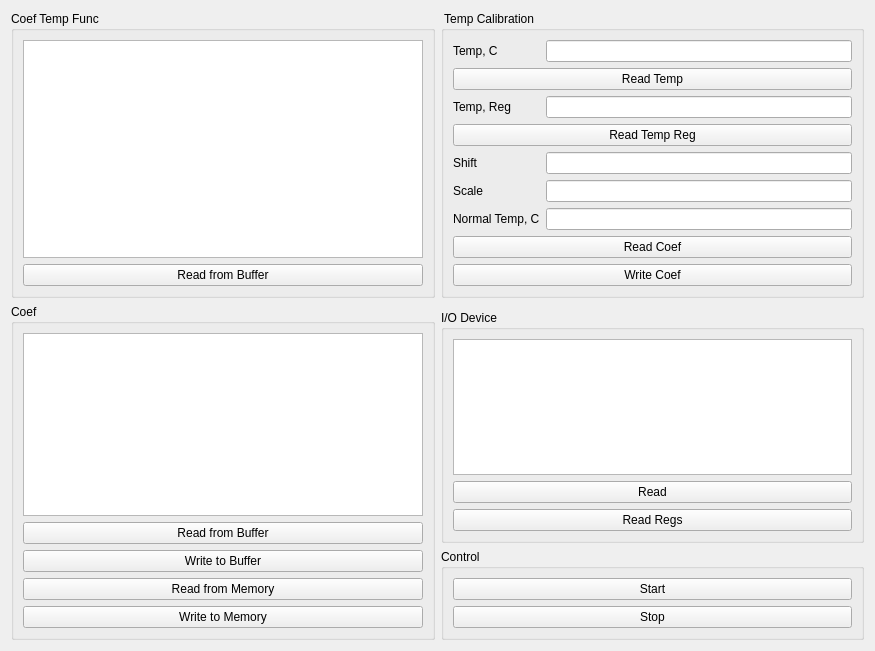
<?xml version="1.0" encoding="UTF-8"?>
<ui version="4.0">
 <class>FormAccelAto</class>
 <widget class="QWidget" name="FormAccelAto">
  <property name="geometry">
   <rect>
    <x>0</x>
    <y>0</y>
    <width>875</width>
    <height>651</height>
   </rect>
  </property>
  <property name="windowTitle">
   <string>Form</string>
  </property>
  <layout class="QGridLayout" name="gridLayout_5">
   <item row="2" column="2">
    <widget class="QGroupBox" name="groupBox_4">
     <property name="title">
      <string>I/O Device</string>
     </property>
     <layout class="QGridLayout" name="gridLayout_4">
      <item row="1" column="0">
       <widget class="QPushButton" name="pushButton_io_r">
        <property name="text">
         <string>Read</string>
        </property>
       </widget>
      </item>
      <item row="0" column="0">
       <widget class="QTableWidget" name="tableWidget_io"/>
      </item>
      <item row="2" column="0">
       <widget class="QPushButton" name="pushButton_io_regs_r">
        <property name="text">
         <string>Read Regs</string>
        </property>
       </widget>
      </item>
     </layout>
    </widget>
   </item>
   <item row="3" column="2">
    <widget class="QGroupBox" name="groupBox_5">
     <property name="title">
      <string>Control</string>
     </property>
     <layout class="QGridLayout" name="gridLayout_6">
      <item row="1" column="0">
       <widget class="QPushButton" name="pushButton_start">
        <property name="text">
         <string>Stop</string>
        </property>
       </widget>
      </item>
      <item row="0" column="0">
       <widget class="QPushButton" name="pushButton_stop">
        <property name="text">
         <string>Start</string>
        </property>
       </widget>
      </item>
     </layout>
    </widget>
   </item>
   <item row="0" column="0">
    <widget class="QGroupBox" name="groupBox_3">
     <property name="title">
      <string>Coef Temp Func</string>
     </property>
     <layout class="QGridLayout" name="gridLayout_2">
      <item row="0" column="0">
       <widget class="QTableWidget" name="tableWidget_coef_func"/>
      </item>
      <item row="1" column="0">
       <widget class="QPushButton" name="pushButton_coef_func">
        <property name="text">
         <string>Read from Buffer</string>
        </property>
       </widget>
      </item>
     </layout>
    </widget>
   </item>
   <item row="0" column="2">
    <widget class="QGroupBox" name="groupBox_2">
     <property name="title">
      <string> Temp Calibration</string>
     </property>
     <layout class="QGridLayout" name="gridLayout_3">
      <item row="0" column="0">
       <widget class="QLabel" name="label">
        <property name="text">
         <string>Temp, C</string>
        </property>
       </widget>
      </item>
      <item row="2" column="0">
       <widget class="QLabel" name="label_2">
        <property name="text">
         <string>Temp, Reg</string>
        </property>
       </widget>
      </item>
      <item row="3" column="0" colspan="2">
       <widget class="QPushButton" name="pushButton_temp_reg_r">
        <property name="text">
         <string>Read Temp Reg</string>
        </property>
       </widget>
      </item>
      <item row="5" column="0">
       <widget class="QLabel" name="label_4">
        <property name="text">
         <string>Scale</string>
        </property>
       </widget>
      </item>
      <item row="0" column="1">
       <widget class="QLineEdit" name="lineEdit_temp"/>
      </item>
      <item row="4" column="1">
       <widget class="QLineEdit" name="lineEdit_temp_calibr_shift"/>
      </item>
      <item row="6" column="0">
       <widget class="QLabel" name="label_5">
        <property name="text">
         <string>Normal Temp, C</string>
        </property>
       </widget>
      </item>
      <item row="6" column="1">
       <widget class="QLineEdit" name="lineEdit_temp_calibr_normal_temp"/>
      </item>
      <item row="7" column="0" colspan="2">
       <widget class="QPushButton" name="pushButton_temp_calibr_r">
        <property name="text">
         <string>Read Coef</string>
        </property>
       </widget>
      </item>
      <item row="8" column="0" colspan="2">
       <widget class="QPushButton" name="pushButton_temp_calibr_wr">
        <property name="text">
         <string>Write Coef</string>
        </property>
       </widget>
      </item>
      <item row="2" column="1">
       <widget class="QLineEdit" name="lineEdit_temp_reg"/>
      </item>
      <item row="4" column="0">
       <widget class="QLabel" name="label_3">
        <property name="text">
         <string>Shift</string>
        </property>
       </widget>
      </item>
      <item row="5" column="1">
       <widget class="QLineEdit" name="lineEdit_temp_calibr_scale"/>
      </item>
      <item row="1" column="0" colspan="2">
       <widget class="QPushButton" name="pushButton_temp_r">
        <property name="text">
         <string>Read Temp</string>
        </property>
       </widget>
      </item>
     </layout>
    </widget>
   </item>
   <item row="1" column="0" rowspan="3">
    <widget class="QGroupBox" name="groupBox">
     <property name="title">
      <string>Coef</string>
     </property>
     <layout class="QGridLayout" name="gridLayout">
      <item row="4" column="0">
       <widget class="QPushButton" name="pushButton_coef_wr_mem">
        <property name="text">
         <string>Write to Memory</string>
        </property>
       </widget>
      </item>
      <item row="1" column="0">
       <widget class="QPushButton" name="pushButton_coef_r_buf">
        <property name="text">
         <string>Read from Buffer</string>
        </property>
       </widget>
      </item>
      <item row="2" column="0">
       <widget class="QPushButton" name="pushButton_coef_wr_buf">
        <property name="text">
         <string>Write to Buffer</string>
        </property>
       </widget>
      </item>
      <item row="3" column="0">
       <widget class="QPushButton" name="pushButton_coef_r_mem">
        <property name="text">
         <string>Read from Memory</string>
        </property>
       </widget>
      </item>
      <item row="0" column="0">
       <widget class="QTableWidget" name="tableWidget_coef"/>
      </item>
     </layout>
    </widget>
   </item>
  </layout>
 </widget>
 <resources/>
 <connections/>
</ui>
